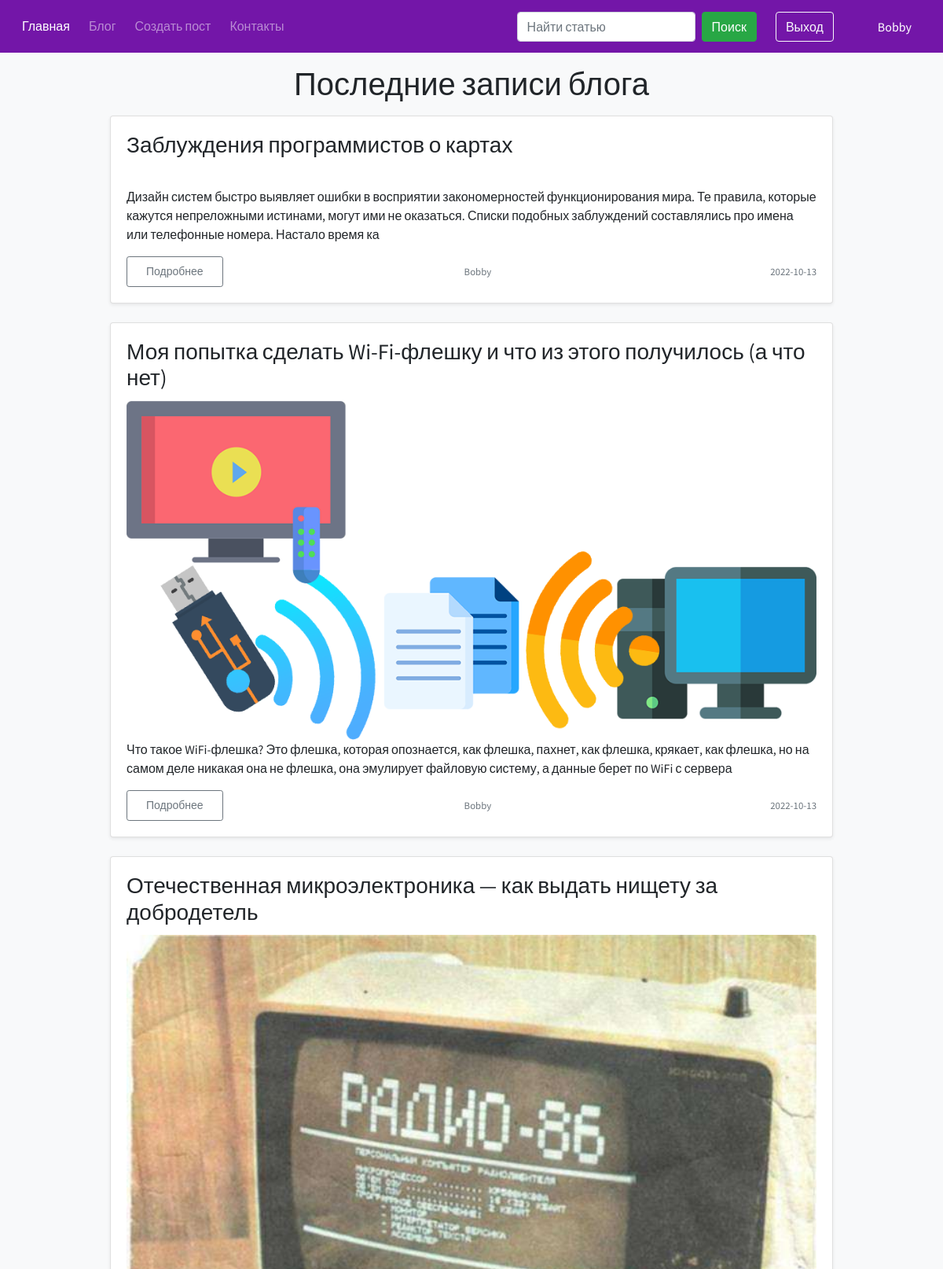
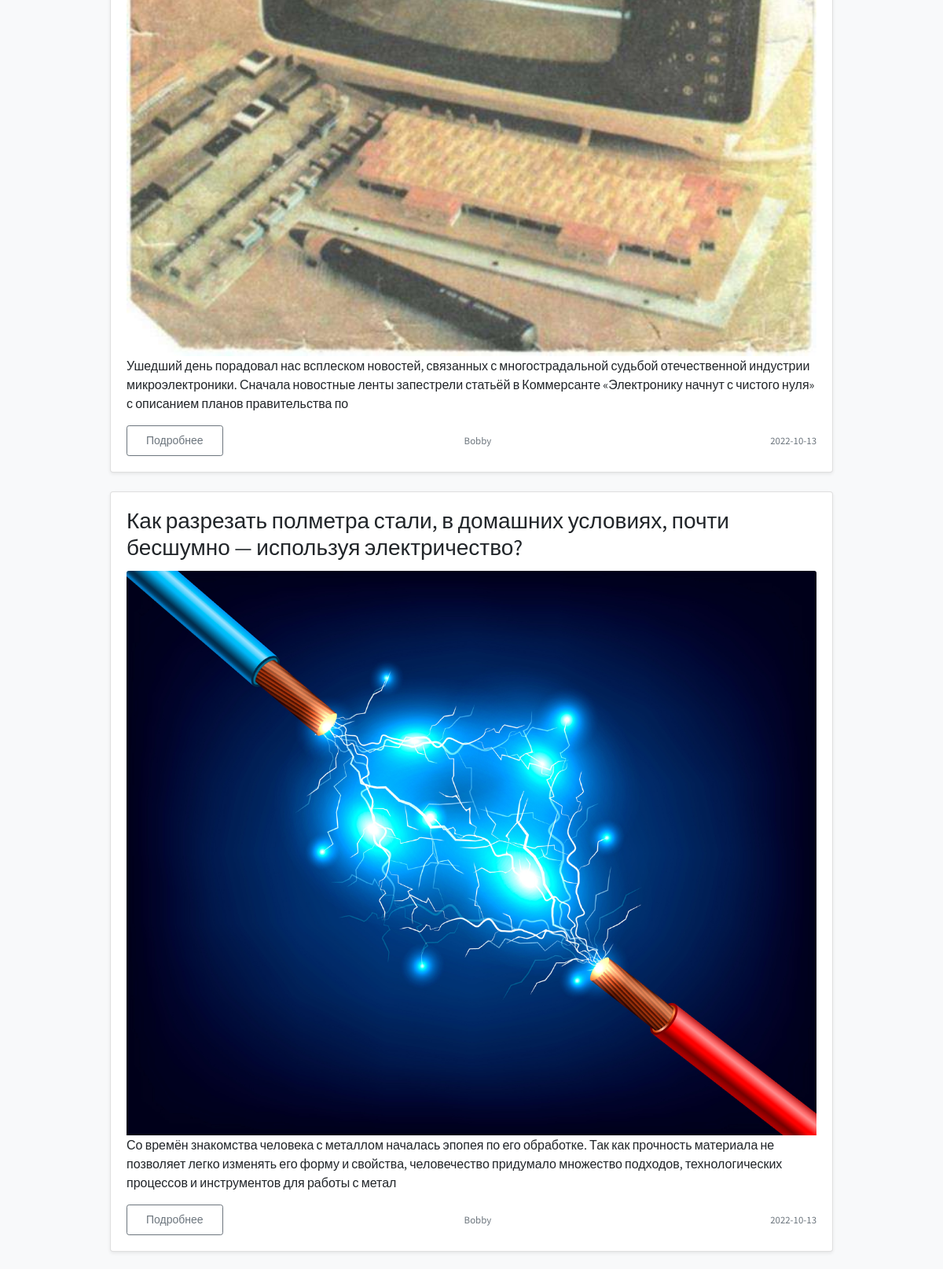
The page /blog/ (signed in, upper part) on the database its author committed (2 pictures, top to bottom).
### authentication/models.py (models this page shows, shortened)
class UserModel(db.Model, UserMixin):
    id = db.Column(db.Integer, primary_key=True)
    username = db.Column(db.String(255), nullable=False, unique=True)
    email = db.Column(db.String(255), nullable=False, unique=True)
    password = db.Column(db.String(255), nullable=False)
    role = db.Column(db.String(255), default="user")
    registration_data = db.Column(db.DateTime, default=datetime.utcnow)
    posts = db.relationship("PostModel", backref="post_author", lazy=True)

### blog/models.py (models this page shows, shortened)
class PostModel(db.Model):
    id = db.Column(db.Integer, primary_key=True)
    title = db.Column(db.String(100), nullable=False)
    image = db.Column(db.String(255), nullable=True)
    description = db.Column(db.String(255), nullable=False)
    text = db.Column(db.Text, nullable=False)
    author = db.Column(db.Integer, db.ForeignKey("user_model.id", ondelete="CASCADE"))
    created_data = db.Column(
        db.DateTime, default=datetime.now(timezone("Europe/Minsk"))
    )

### blog/blog.py (the view)
@blog.route("/", methods=["GET", "POST"])
@logger.catch
def blog_view():
    page = request.args.get("page")
    if page and page.isdigit():
        page = int(page)
    else:
        page = 1
    return render_template(
        "blog/blog_page.html",
        title="Блог",
        posts_for_page=get_all_posts_from_post_model_on_page(page=page),
    )

### app.py (called while the page is built)
@app.after_request
def redirect_to_signin(response):
    if response.status_code == 401:
        flash(
            "Пожалуйста войдите в свой аккаунт или зарегистрируйтесь, чтобы попасть в данный раздел.",
            "success",
        )
        return redirect(url_for("authentication.sign_in_view", next_page=request.url))
    return response

### authentication/models.py (called while the page is built)
@login_manager.user_loader
def load_user(user_model_id: str):
    return UserModel.query.get(user_model_id)

### blog/services.py (called while the page is built)
@logger.catch
def get_all_posts_from_post_model_on_page(page: int):
    return PostModel.query.order_by(PostModel.id.desc()).paginate(page=page, per_page=5)

### templates/blog/blog_page.html (shortened to what this page needs)
{% extends 'base.html' %}
{% block content_app %}
    <div class="container">
        <h1 class="my-3 text-center">Последние записи блога</h1>
        <div class="row">
            {% if posts_for_page %}
                {% for post in posts_for_page.items %}
                    <div class="col-md-1"></div>
                    <div class="col-md-10">
                        <div class="card mb-4 shadow-sm">
                            <div class="card-body">
                                <h3 class="card-title">{{ post.title }}</h3>
                                <img src="{{ url_for("static", filename="media/img/") }}{{ post.image }}" alt=""
                                     class="card-img-top">
                                <p class="card-text">{{ post.description| safe | truncate(1000) }}</p>
                                <div class="d-flex justify-content-between align-items-center">
                                    <div class="btn-group">
                                        <a href="{{ url_for("blog.post_page_view", post_id=post.id) }}"
                                           class="btn px-4 py-2 btn-sm btn-outline-secondary">Подробнее</a>
                                    </div>
                                    <small class="text-muted pr-5">{{ post.post_author.username }}</small>
                                    <small class="text-muted">{{ post.created_data.date() }}</small>
                                </div>
                            </div>
                        </div>
                    </div>
                    <div class="col-md-1"></div>
                {% endfor %}
            {% else %}
                <h2 class="container my-5 text-center">Увы, статей нет :(</h2>
            {% endif %}
        </div>
    </div>
{% endblock %}

### templates/block/header.html (shortened to what this page needs)
<div class="header">
    <nav class="navbar navbar-expand-lg navbar-dark sticky-top" style="background-color: #7316a8">
        <div class="collapse navbar-collapse" id="navbarSupportedContent">
            <ul class="navbar-nav mr-auto">
                <li class="nav-item active px-1 pt-2 h6">
                    <a href="/" class="nav-link">Главная</a>
                </li>
                <li class="nav-item px-1 pt-2 h6">
                    <a href="{{ url_for('blog.blog_view') }}" class="nav-link">Блог</a>
                </li>
                <li class="nav-item px-1 pt-2 h6">
                    <a href="{{ url_for('blog.create_post_view') }}" class="nav-link">Создать пост</a>
                </li>
                <li class="nav-item px-1 pt-2 h6">
                    <a href="{{ url_for('feedback.feedback_view') }}" class="nav-link">Контакты</a>
                </li>
            </ul>
            <form action="{{ url_for('search.search_view') }}" method="get" class="form-inline my-2 my-lg-0">
                <input type="text" name="query" size="20" class="form-control mr-sm-2" placeholder="Найти статью"
                       aria-label="Поиск">
                <button class="btn btn-success my-2 my-sm-0 mr-4" type="submit">Поиск</button>
            </form>
            {% if current_user.is_authenticated %}
                <a href="{{ url_for('authentication.sign_out_view') }}" class="btn btn-outline-light mr-2">Выход</a>
                <span class="navbar-text text-white mr-4 ml-5">{{ current_user.username }}</span>
            {% else %}
                <a href="{{ url_for('authentication.sign_in_view') }}" class="btn btn-outline-light mr-2">Вход</a>
                <a href="{{ url_for('authentication.sign_up_view') }}"
                   class="btn btn-outline-light mr-2">Регистрация</a>
            {% endif %}
        </div>
    </nav>
</div>

### static/css/style.css (style rules this page uses)
* { font-family: 'Source Sans Pro', sans-serif; }
a { text-decoration: none; }

### rows shown on the page
UserModel: username "Bobby"
PostModel: title "Заблуждения программистов о картах", description "Дизайн систем быстро выявляет ошибки в восприятии закономерностей функционирования мира. Те правила, которые кажутся непреложными истинами, могут ими не оказаться. Списки подобных заблуждений составлялись про имена или телефонные номера. Настало время ка", post_author.username "Bobby", created_data "2022-10-13"
PostModel: title "Моя попытка сделать Wi-Fi-флешку и что из этого получилось (а что нет)", image (picture), description "Что такое WiFi-флешка? Это флешка, которая опознается, как флешка, пахнет, как флешка, крякает, как флешка, но на самом деле никакая она не флешка, она эмулирует файловую систему, а данные берет по WiFi с сервера", post_author.username "Bobby", created_data "2022-10-13"
PostModel: title "Отечественная микроэлектроника — как выдать нищету за добродетель", image (picture), description "Ушедший день порадовал нас всплеском новостей, связанных с многострадальной судьбой отечественной индустрии микроэлектроники. Сначала новостные ленты запестрели статьёй в Коммерсанте «Электронику начнут с чистого нуля» с описанием планов правительства по", post_author.username "Bobby", created_data "2022-10-13"
PostModel: title "Как разрезать полметра стали, в домашних условиях, почти бесшумно — используя электричество?", image (picture), description "Со времён знакомства человека с металлом началась эпопея по его обработке. Так как прочность материала не позволяет легко изменять его форму и свойства, человечество придумало множество подходов, технологических процессов и инструментов для работы с метал", post_author.username "Bobby", created_data "2022-10-13"
